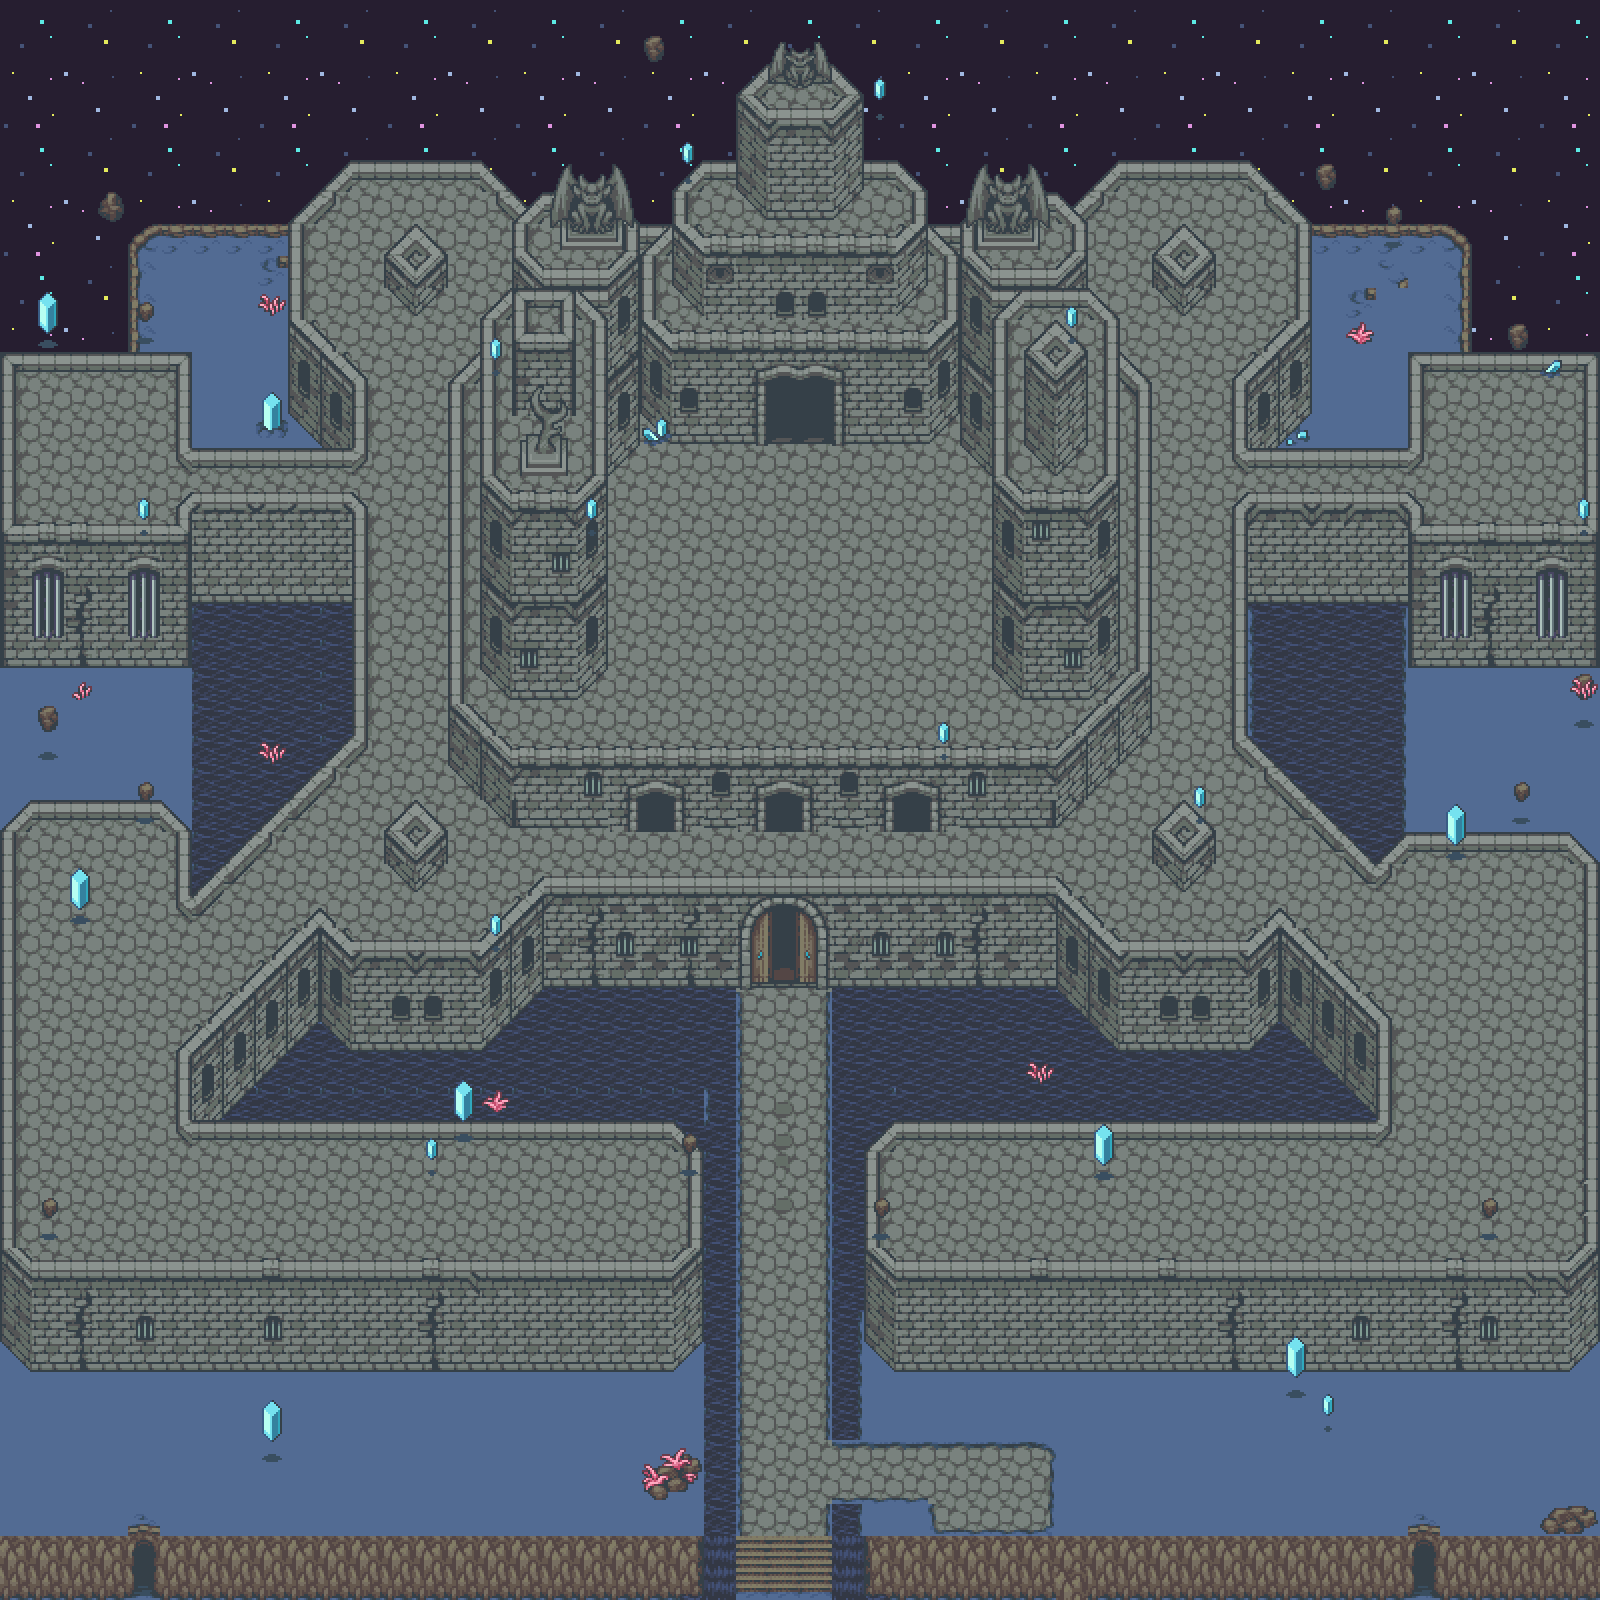

A 2D game scene composited from a Tiled map and its tileset images. What follows is a short description and the map's XML, with each tile layer's data collapsed to a summary:
An orthogonal 50x50 tile map with 32x32 px tiles, 17 tile layers (bg, 2, 3, path, ...), 2 tilesets and 136 objects (100x solid).

<map version="1.10" tiledversion="1.11.2" orientation="orthogonal" renderorder="right-down" width="50" height="50" tilewidth="32" tileheight="32" infinite="0" nextlayerid="35" nextobjectid="325">
 <tileset firstgid="1" source="../map4-tilesets/dd_waterfall_sheet.tsx" />
 <tileset firstgid="157" source="../map4-tilesets/tf_darkdimension_sheet.tsx" />
 <layer id="17" name="bg" width="50" height="50">
  <data>[2500 cells, 2500 non-empty, 16 distinct tile ids]</data>
 </layer>
 <layer id="3" name="2" width="50" height="50">
  <data>[2500 cells, 1800 non-empty, 24 distinct tile ids]</data>
 </layer>
 <layer id="2" name="3" width="50" height="50">
  <data>[2500 cells, 1870 non-empty, 70 distinct tile ids]</data>
 </layer>
 <layer id="12" name="path" width="50" height="50">
  <data>[2500 cells, 86 non-empty, 9 distinct tile ids]</data>
 </layer>
 <layer id="4" name="5-castle" width="50" height="50">
  <data>[2500 cells, 1215 non-empty, 42 distinct tile ids]</data>
 </layer>
 <layer id="21" name="5.0." width="50" height="50">
  <data>[2500 cells, 428 non-empty, 54 distinct tile ids]</data>
 </layer>
 <layer id="22" name="5.1" width="50" height="50">
  <data>[2500 cells, 170 non-empty, 38 distinct tile ids]</data>
 </layer>
 <layer id="5" name="subcastle" width="50" height="50">
  <data>[2500 cells, 2500 non-empty, 65 distinct tile ids]</data>
 </layer>
 <layer id="27" name="subcastle" width="50" height="50">
  <data>[2500 cells, 2440 non-empty, 59 distinct tile ids]</data>
 </layer>
 <layer id="23" name="5.2" width="50" height="50">
  <data>[2500 cells, 422 non-empty, 69 distinct tile ids]</data>
 </layer>
 <layer id="24" name="new5.3" width="50" height="50">
  <data>[2500 cells, 78 non-empty, 21 distinct tile ids]</data>
 </layer>
 <layer id="8" name="8" width="50" height="50">
  <data>[2500 cells, 32 non-empty, 12 distinct tile ids]</data>
 </layer>
 <layer id="26" name="new12" width="50" height="50">
  <data>[2500 cells, 20 non-empty, 19 distinct tile ids]</data>
 </layer>
 <layer id="16" name="Tile Layer 13" width="50" height="50">
  <data>[2500 cells, 17 non-empty, 5 distinct tile ids]</data>
 </layer>
 <layer id="30" name="sub" width="50" height="50">
  <data>[2500 cells, 483 non-empty, 25 distinct tile ids]</data>
 </layer>
 <layer id="31" name="subsub" width="50" height="50">
  <data>[2500 cells, 110 non-empty, 27 distinct tile ids]</data>
 </layer>
 <layer id="29" name="floating" width="50" height="50">
  <data>[2500 cells, 125 non-empty, 30 distinct tile ids]</data>
 </layer>
 <objectgroup id="32" name="Spawns">
  <properties>
   <property name="type" value="" />
  </properties>
  <object id="1" x="780" y="1461.33">
   <properties>
    <property name="type" value="player" />
   </properties>
   <point />
  </object>
  <object id="2" x="729.333" y="1595.33">
   <properties>
    <property name="type" value="portal_start" />
   </properties>
   <point />
  </object>
  <object id="3" x="733.333" y="454.667">
   <properties>
    <property name="type" value="portal" />
   </properties>
   <point />
  </object>
  <object id="4" x="114.667" y="1146">
   <properties>
    <property name="class" value="DevilCreep" />
    <property name="type" value="monster" />
   </properties>
   <point />
  </object>
  <object id="295" x="1494" y="952">
   <properties>
    <property name="class" value="DevilCreep" />
    <property name="type" value="monster" />
   </properties>
   <point />
  </object>
  <object id="294" x="474.667" y="302">
   <properties>
    <property name="class" value="DevilCreep" />
    <property name="type" value="monster" />
   </properties>
   <point />
  </object>
  <object id="293" x="1307.33" y="1204">
   <properties>
    <property name="class" value="DevilCreep" />
    <property name="type" value="monster" />
   </properties>
   <point />
  </object>
  <object id="324" x="1224.66" y="808">
   <properties>
    <property name="class" value="DevilCreep" />
    <property name="type" value="monster" />
   </properties>
   <point />
  </object>
  <object id="284" x="414.667" y="928.667">
   <properties>
    <property name="class" value="FlyingCreep" />
    <property name="type" value="monster" />
   </properties>
   <point />
  </object>
  <object id="297" x="400" y="764.666">
   <properties>
    <property name="class" value="FlyingCreep" />
    <property name="type" value="monster" />
   </properties>
   <point />
  </object>
  <object id="322" x="1198.67" y="552.666">
   <properties>
    <property name="class" value="FlyingCreep" />
    <property name="type" value="monster" />
   </properties>
   <point />
  </object>
  <object id="292" x="429.333" y="1219.33">
   <properties>
    <property name="class" value="FlyingCreep" />
    <property name="type" value="monster" />
   </properties>
   <point />
  </object>
  <object id="285" x="1215.33" y="280.667">
   <properties>
    <property name="class" value="GhostStatic" />
    <property name="type" value="monster" />
   </properties>
   <point />
  </object>
  <object id="291" x="1482" y="1113.34">
   <properties>
    <property name="class" value="GhostStatic" />
    <property name="type" value="monster" />
   </properties>
   <point />
  </object>
  <object id="290" x="406.667" y="572.667">
   <properties>
    <property name="class" value="GhostStatic" />
    <property name="type" value="monster" />
   </properties>
   <point />
  </object>
  <object id="323" x="1145.33" y="926">
   <properties>
    <property name="class" value="GhostStatic" />
    <property name="type" value="monster" />
   </properties>
   <point />
  </object>
  <object id="286" x="616" y="1218.66">
   <properties>
    <property name="class" value="IceElite" />
    <property name="type" value="monster" />
   </properties>
   <point />
  </object>
  <object id="288" x="1494" y="473.333">
   <properties>
    <property name="class" value="IceElite" />
    <property name="type" value="monster" />
   </properties>
   <point />
  </object>
  <object id="289" x="358.667" y="274">
   <properties>
    <property name="class" value="IceElite" />
    <property name="type" value="monster" />
   </properties>
   <point />
  </object>
  <object id="287" x="699.333" y="661.333">
   <properties>
    <property name="class" value="Nyx" />
    <property name="type" value="monster" />
   </properties>
   <point />
  </object>
  <object id="5" x="784" y="986">
   <properties>
    <property name="type" value="teleport" />
   </properties>
   <point />
  </object>
  <object id="6" x="784" y="834">
   <properties>
    <property name="type" value="teleport_higher" />
   </properties>
   <point />
  </object>
  <object id="298" x="94.6667" y="917.333">
   <properties>
    <property name="class" value="Necromancer" />
    <property name="type" value="monster" />
   </properties>
   <point />
  </object>
  <object id="299" x="992.33" y="1219">
   <properties>
    <property name="class" value="Necromancer" />
    <property name="type" value="monster" />
   </properties>
   <point />
  </object>
  <object id="300" x="96" y="478.667">
   <properties>
    <property name="class" value="Necromancer" />
    <property name="type" value="monster" />
   </properties>
   <point />
  </object>
  <object id="311" x="795.5" y="518.167">
   <properties>
    <property name="type" value="chest4" />
   </properties>
   <point />
  </object>
  <object id="309" x="983" y="1491">
   <properties>
    <property name="class" value="Gipsy" />
    <property name="type" value="npc" />
   </properties>
   <point />
  </object>
  <object id="312" x="220" y="1260">
   <properties>
    <property name="type" value="randomPotion" />
   </properties>
   <point />
  </object>
  </objectgroup>
 <objectgroup id="34" name="solid" visible="0">
  <!-- 100 objects omitted --></objectgroup>
</map>
<!-- 108 of 136 objects omitted -->
